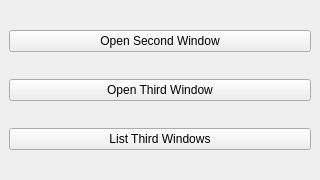
<?xml version="1.0" encoding="UTF-8"?>
<ui version="4.0">
 <class>MainWindow</class>
 <widget class="QMainWindow" name="MainWindow">
  <property name="geometry">
   <rect><x>0</x><y>0</y><width>320</width><height>180</height></rect>
  </property>
  <property name="windowTitle">
   <string>Main Window</string>
  </property>
  <widget class="QWidget" name="centralwidget">
   <layout class="QVBoxLayout" name="verticalLayout">
    <item><widget class="QPushButton" name="pushButton_second">
      <property name="text"><string>Open Second Window</string></property>
    </widget></item>
    <item><widget class="QPushButton" name="pushButton_third">
      <property name="text"><string>Open Third Window</string></property>
    </widget></item>
    <item><widget class="QPushButton" name="pushButton_list">
      <property name="text"><string>List Third Windows</string></property>
    </widget></item>
   </layout>
  </widget>
 </widget>
 <resources/>
 <connections/>
</ui>
